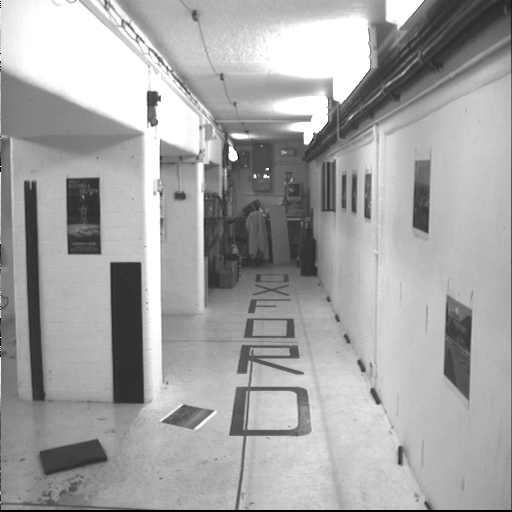
%> input picture MN/TP_5/bt.000.png, 512 x 512 px
$ octave --eval "result = load_data_H;"   (GNU Octave 9; MATLAB toolbox functions it lacks are replaced by stand-ins)
%> lines starting %> are read from the running program, lines starting %| are printed output that depends on the picture
function [xh1,xh2] = load_data_H()
% LOAD_DATA_H -
%
%
%   Outputs : pairs of correspondent points :
%   N : number of points
%   xh1 : 2xN set of 2D points in the 1st image, homogeneous coordinates
%   xh2 : 2xN set of 2D points in the 2nd image, homogeneous coordinates
%   xh1(:,i) and xh2 (:,i) are matched together


%matching process already performed
%Points are located on the ground
%only small noise, no mis-match
xh1=[
     230.4960 315.7170 230.0510  399.6440  337.8360    40.7050 %363.4
      286.1480 274.8440 433.9440  446.8190  320.3020  451.8970  %370.4
    ];
xh2 = [
       237.7510 326.7980 235.1970  429.1350  351.9130  18.8581 %382.4
       292.0930  280.3260  468.3580  487.0110 331.3220  488.3910 %390.4
    ];


if (size(xh1) ~= size(xh2))
 error ('Input point sets are different sizes!')
end

%Number of points
[dim,N] = size(xh1);

if(dim == 2)
    hhh  = ones(1,N);
    xh1 = [xh1;hhh];
    xh2 = [xh2;hhh];
end

%Display images + points
%Window with several images : 2 lines, 2 columns
%Read images from files
[im1] = imread('bt.000.png');
%> im1 is the input picture: size 512x512 uint8; min 0, max 255, mean 164.7
[im2] = imread('bt.002.png');
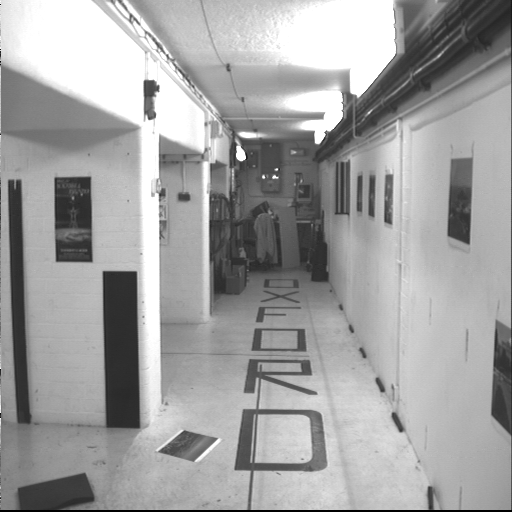
%> input picture MN/TP_5/bt.002.png, 512 x 512 px
%> im2 is the input picture: size 512x512 uint8; min 0, max 255, mean 160.7
%Display
subplot(221);
image(im1);
hold on
for i=1:1:N
    plot(xh1(1,i),xh1(2,i),'g*');
end
% 2nd image, 2nd case
subplot(222);
image(im2);
hold on
for i=1:1:N
    plot(xh2(1,i),xh2(2,i),'g*');
end
%> `result = load_data_H;`:
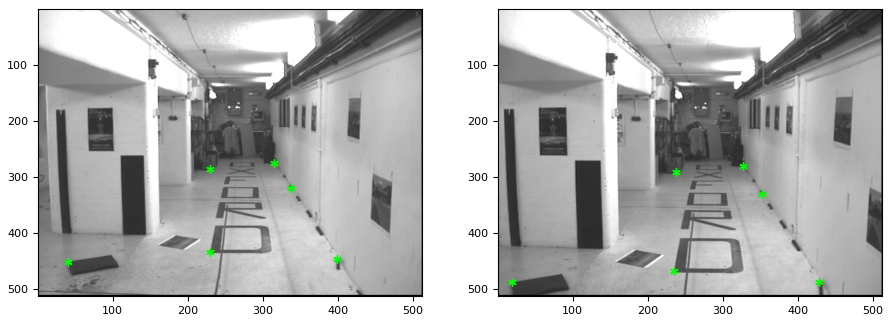
%> figure redrawn from the program's plot data, 2 panels
%To set the grey value range
gray = [
    0:255 ; 0:255 ; 0:255
    ];
colormap(gray'/255);
